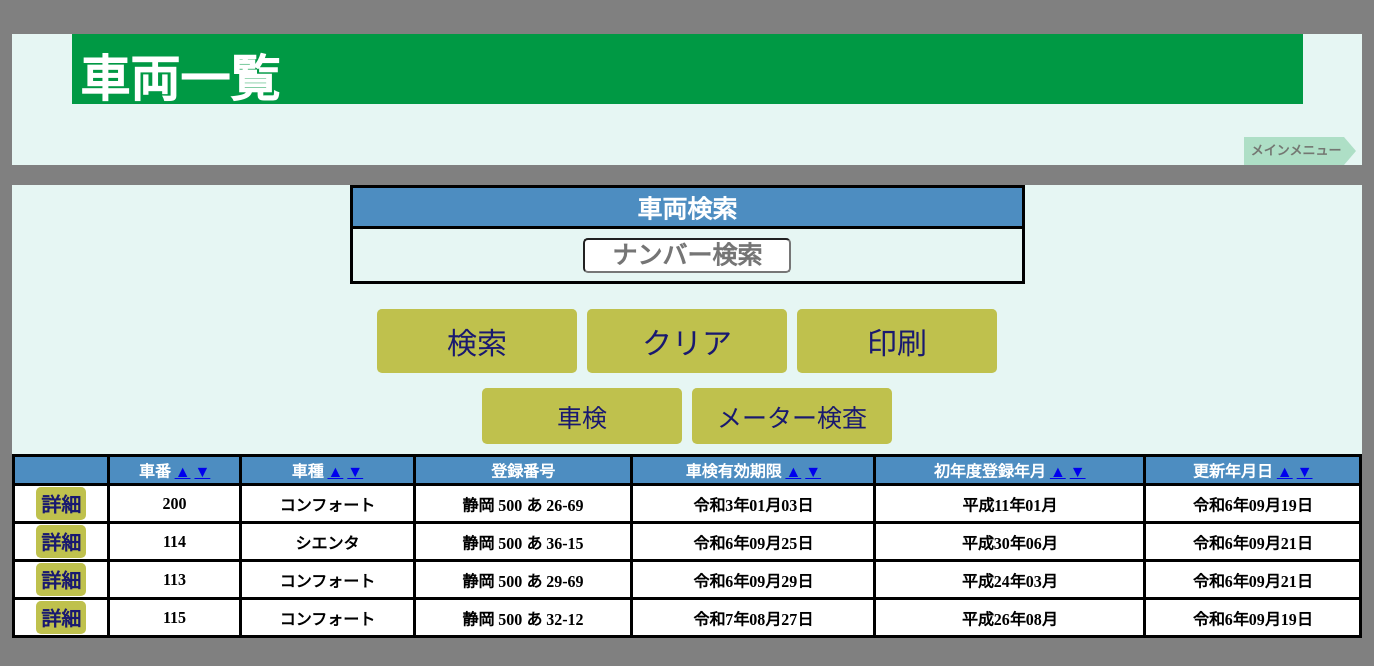
Page /vehicles/list.php?sort=vehicle_inspection_day&order=asc on the committed database.
### tables this page shows
CREATE TABLE `vehicles` (
  `car_id` int(11) NOT NULL,
  `car_number_name` varchar(5) NOT NULL COMMENT '車番',
  `car_model` varchar(10) NOT NULL COMMENT '車種',
  `car_name` varchar(30) NOT NULL COMMENT '車名',
  `car_transpottaition` varchar(5) NOT NULL COMMENT '運輸支局',
  `car_classification_no` int(3) NOT NULL COMMENT '分類番号',
  `car_purpose` varchar(1) NOT NULL COMMENT '用途別',
  `car_number` varchar(5) NOT NULL COMMENT '番号',
  `car_chassis_number` varchar(20) NOT NULL COMMENT '車台番号',
  `first_registration_day` date NOT NULL COMMENT '初年度登録年月',
  `vehicle_inspection_day` date NOT NULL COMMENT '車検有効期限',
  `compulsory_automobile_day` date NOT NULL COMMENT '自賠責有効期限',
  `meter_inspection_day` date DEFAULT NULL COMMENT 'メーター検査',
  `lp_gas_day` date DEFAULT NULL COMMENT 'LPガス容器有効',
  `owner_name` varchar(20) NOT NULL COMMENT '所有者（名）',
  `owner_address` varchar(150) NOT NULL COMMENT '所有者住所',
  `user_name` varchar(20) NOT NULL COMMENT '使用者（名）',
  `user_address` varchar(150) NOT NULL COMMENT '使用者（住所）',
  `headquarters_address` int(1) NOT NULL COMMENT '本拠の位置',
  `vehicle_registrationday` datetime NOT NULL COMMENT '登録日',
  `vehicle_updateday` timestamp NOT NULL DEFAULT current_timestamp() ON UPDATE current_timestamp() COMMENT '更新日',
  `is_suspended` tinyint(1) NOT NULL DEFAULT 0
);

### vehicles/list.php (the view, shortened to what this page needs)
<?php
require '../common/config.php';
try {
    $keyword = $_GET['keyword'] ?? '';
    $sort = $_GET['sort'] ?? 'car_number_name';
    $order = $_GET['order'] ?? 'asc';
    $order = ($order === 'desc') ? 'desc' : 'asc';
    $sql = "SELECT * FROM vehicles";
    $sql .= " ORDER BY $sort $order";
    $stmt = $pdoAccount->prepare($sql);
    $stmt->execute();
    $processedVehicles = $stmt->fetchAll(PDO::FETCH_ASSOC);
    $finalVehicles = [];
    foreach ($processedVehicles as $vehicle) {
        $vehicle['detail_link'] = "update.php?car_id=" . htmlspecialchars($vehicle['car_id'], ENT_QUOTES, 'UTF-8');
        $finalVehicles[] = $vehicle;
    }
} catch (PDOException $e) {
    echo 'データベースエラー: ' . htmlspecialchars($e->getMessage(), ENT_QUOTES, 'UTF-8');
    exit();
}
function convertToJapaneseEra($year) {
    $eras = [
        ['name' => '令和', 'start' => 2019],
        ['name' => '平成', 'start' => 1989],
    ];
    foreach ($eras as $era) {
        if ($year >= $era['start']) {
            $eraYear = $year - $era['start'] + 1;
            return $era['name'] . ($eraYear === 1 ? '元' : $eraYear) . '年';
        }
    }
    return $year . '年';
}
function formatCarNumberPart($part, $is_purpose = false) {
    return $part;
}
?>
<!DOCTYPE html>
<html lang="ja">
    <head>
        <link rel="stylesheet" href="list.css">
    </head>
    <body>
        <header>
            <h1>車両一覧</h1>
            <nav>
                <ol class="breadcrumb" itemscope itemtype="https://schema.org/BreadcrumbList">
                    <li itemprop="itemListElement" itemscope itemtype="https://schema.org/ListItem">
                        <a itemprop="item" href="../main_menu/index.php">
                            <span itemprop="name">メインメニュー</span>
                        </a>
                    </li>
                </ol>
            </nav>
        </header>
        <main>
            <form action="" method="get" class="search-form">
                <table class="search">
                    <tr>
                        <th colspan="1">車両検索</th>
                    </tr>
                    <tr>
                        <td>
                            <input type="text" placeholder="ナンバー検索" name="keyword" value="<?= htmlspecialchars($keyword, ENT_QUOTES, 'UTF-8') ?>">
                        </td>
                    </tr>
                </table>
                <div class="btn_area">
                    <button type="submit">検索</button>
                    <button type="reset">クリア</button>
                    <button type="button" onclick="window.print()">印刷</button>
                </div>
                <div class="filter-buttons">
                    <button type="submit" name="filter" value="inspection">車検</button>
                    <button type="submit" name="filter" value="meter">メーター検査</button>
                </div>
            </form>
            <div class="print-area">
                <table class="list">
                    <tr>
                        <th></th>
                        <th class="car_number_name">車番
                            <a href="?sort=car_number_name&order=asc">▲</a>
                            <a href="?sort=car_number_name&order=desc">▼</a>
                        </th>
                        <th class="car_model">車種
                            <a href="?sort=car_model&order=asc">▲</a>
                            <a href="?sort=car_model&order=desc">▼</a>
                        </th>
                        <th class="car_">登録番号</th>
                        <th class="vehicle_inspection">車検有効期限
                            <a href="?sort=vehicle_inspection_day&order=asc">▲</a>
                            <a href="?sort=vehicle_inspection_day&order=desc">▼</a>
                        </th>
                        <th class="first_registration">初年度登録年月
                            <a href="?sort=first_registration_day&order=asc">▲</a>
                            <a href="?sort=first_registration_day&order=desc">▼</a>
                        </th>
                        <th class="vehicle_updateday">更新年月日
                            <a href="?sort=vehicle_updateday&order=asc">▲</a>
                            <a href="?sort=vehicle_updateday&order=desc">▼</a>
                        </th>
                    </tr>
                    <?php foreach ($finalVehicles as $vehicle): ?>
                        <tr>
                            <td class="<?= $vehicle['is_suspended'] ? 'suspended' : '' ?>">
                                <a href="<?= htmlspecialchars($vehicle['detail_link'], ENT_QUOTES, 'UTF-8') ?>" class="button">詳細</a>
                            </td>
                            <td class="<?= $vehicle['is_suspended'] ? 'suspended' : '' ?>">
                                <?= htmlspecialchars($vehicle['car_number_name'], ENT_QUOTES, 'UTF-8') ?>
                            </td>
                            <td class="<?= $vehicle['is_suspended'] ? 'suspended' : '' ?>">
                                <?= htmlspecialchars($vehicle['car_model'], ENT_QUOTES, 'UTF-8') ?>
                            </td>
                            <td class="<?= $vehicle['is_suspended'] ? 'suspended' : '' ?>">
                                <?php
                                $transpottaition = formatCarNumberPart($vehicle['car_transpottaition']);
                                $classification_no = formatCarNumberPart($vehicle['car_classification_no']);
                                $purpose = formatCarNumberPart($vehicle['car_purpose'], true);
                                $car_number_parts = explode('-', $vehicle['car_number']);
                                $number01 = formatCarNumberPart($car_number_parts[0] ?? '');
                                $number02 = formatCarNumberPart($car_number_parts[1] ?? '');
                                echo htmlspecialchars($transpottaition . ' ' . $classification_no . ' ' . $purpose . ' ' . $number01 . '-' . $number02, ENT_QUOTES, 'UTF-8');
                                ?>
                            </td>
                            <td class="<?= $vehicle['is_suspended'] ? 'suspended' : '' ?>">
                                <?php
                                $inspectionYear = date('Y', strtotime($vehicle['vehicle_inspection_day']));
                                $inspectionMonthDay = date('m月d日', strtotime($vehicle['vehicle_inspection_day']));
                                echo htmlspecialchars(convertToJapaneseEra($inspectionYear) . $inspectionMonthDay, ENT_QUOTES, 'UTF-8');
                                ?>
                            </td>
                            <td class="<?= $vehicle['is_suspended'] ? 'suspended' : '' ?>">
                                <?php
                                $firstRegYear = date('Y', strtotime($vehicle['first_registration_day']));
                                $firstRegMonth = date('m月', strtotime($vehicle['first_registration_day']));
                                echo htmlspecialchars(convertToJapaneseEra($firstRegYear) . $firstRegMonth, ENT_QUOTES, 'UTF-8');
                                ?>
                            </td>
                            <td class="<?= $vehicle['is_suspended'] ? 'suspended' : '' ?>">
                                <?php
                                $updatedYear = date('Y', strtotime($vehicle['vehicle_updateday']));
                                $updatedMonthDay = date('m月d日', strtotime($vehicle['vehicle_updateday']));
                                echo htmlspecialchars(convertToJapaneseEra($updatedYear) . $updatedMonthDay, ENT_QUOTES, 'UTF-8');
                                ?>
                            </td>
                        </tr>
                    <?php endforeach ?>
                </table>
            </div>
        </main>
    </body>
</html>

### vehicles/list.css (style rules this page uses)
body { background: #808080; }
header, main, footer { width: 1350px; margin: 0 auto; background-color: #e6f6f3; }
h1 { font-size: 50px; padding: 5px 8px; color: #fff; background: #094; margin-left: auto; margin-right: auto; width: 90%; height: 60px; }
.breadcrumb { margin: 0 5px 20px 0; padding: 0; list-style: none; text-align: right; }
.breadcrumb li { position: relative; display: inline-block; font-weight: bold; margin-right: 0.8em; }
.breadcrumb li:after { content: ""; position: absolute; top: 0; left: 100%; border-style: solid; border-color: transparent; border-left-color: #aedfc6; border-width: 14px 12px; width: 0; height: 0; }
.breadcrumb li a { display: inline-block; padding: 0 3px 0 7px; height: 28px; line-height: 28px; text-decoration: none; color: #747772; background: #aedfc6; font-size: 13px; }
table.search { border-collapse: collapse; width: 50%; margin: 0 auto 20px auto; text-align: center; }
table.search th { font-size: 25px; border: 3px solid #000; background-color: #4d8dc1; color: #fff; }
table.search td { height: 50px; border: 3px solid #000; color: #ffffff00; }
select, input { font-weight: bold; font-size: 25px; border-radius: 5px; color: #000; background-color: #FFF; width: 200px; text-align: center; }
table.list th, td { white-space: nowrap; }
table.list { border-collapse: collapse; margin: 0 auto 20px auto; text-align: center; width: 100%; }
table.list th { border: 3px solid #000; background-color: #4d8dc1; color: #fff; }
table.list td { font-weight: bold; border: 3px solid #000; color: #000; background-color: #fff; }
.btn_area { display: flex; justify-content: center; margin: 5px 0; }
.btn_area button { font-size: 30px; width: 200px; cursor: pointer; background-color: #bfc14d; margin: 5px; border: none; border-radius: 5px; color: #191970; padding: 10px; }
.filter-buttons { display: flex; justify-content: center; margin: 5px 0; }
.filter-buttons button { width: 200px; margin: 5px; font-size: 25px; background-color: #bfc14d; border: none; border-radius: 5px; color: #191970; padding: 10px; }
.button { font-size: 20px; width: 50px; cursor: pointer; background-color: #bfc14d; color: #191970; text-align: center; display: inline-block; padding: 2px 0; border-radius: 5px; text-decoration: none; }

### rows in the picture
vehicles: car_number_name "200", car_model "コンフォート", car_transpottaition+car_classification_no+car_purpose "静岡 500 あ 26-69", vehicle_inspection_day "令和3年01月03日", first_registration_day "平成11年01月", vehicle_updateday "令和6年09月19日"
vehicles: car_number_name "114", car_model "シエンタ", car_transpottaition+car_classification_no+car_purpose "静岡 500 あ 36-15", vehicle_inspection_day "令和6年09月25日", first_registration_day "平成30年06月", vehicle_updateday "令和6年09月21日"
vehicles: car_number_name "113", car_model "コンフォート", car_transpottaition+car_classification_no+car_purpose "静岡 500 あ 29-69", vehicle_inspection_day "令和6年09月29日", first_registration_day "平成24年03月", vehicle_updateday "令和6年09月21日"
vehicles: car_number_name "115", car_model "コンフォート", car_transpottaition+car_classification_no+car_purpose "静岡 500 あ 32-12", vehicle_inspection_day "令和7年08月27日", first_registration_day "平成26年08月", vehicle_updateday "令和6年09月19日"
